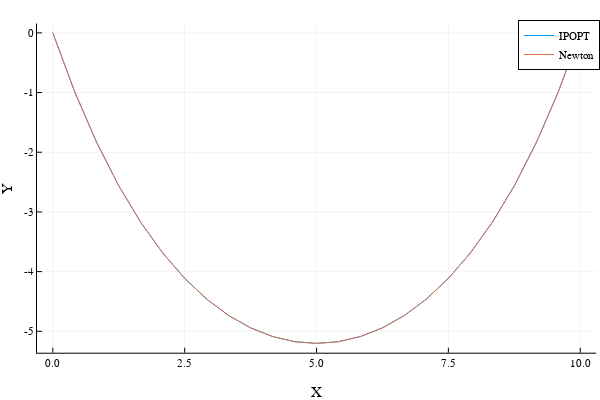

Write notebook code for a chart like this one.
### Code cell
#Now that we know λ, y[1], and y[2] from the reference solution, let's use the DEL to recover the rest of the solution y[3:n]

ytraj = zeros(n)
ytraj[1:2] = copy(y_ref[1:2]) #use initial conditions from reference solution
for k = 2:(n-1)
    
    # TODO: use newtons method to solve for ytraj[k+1] given ytraj[k] and ytraj[k-1]
    # hint: r = DEL(ytraj[k-1],ytraj[k],ytraj[k+1],λ) = 0 
    
    ### Solution
    ytraj[k+1] = copy(ytraj[k]) #initial guess
    r = DEL(ytraj[k-1],ytraj[k],ytraj[k+1],λ) #residual
    while abs(r) > 1e-12
        dr = ForwardDiff.derivative(yn->DEL(ytraj[k-1],ytraj[k],yn,λ),ytraj[k+1])
        ytraj[k+1] = ytraj[k+1] - dr\r
        r = DEL(ytraj[k-1],ytraj[k],ytraj[k+1],λ)
    end
end

#Compare against reference IPOPT solution
plot(LinRange(0,w,n),y_ref,label = "IPOPT")
plot!(LinRange(0,w,n),ytraj,label = "Newton")
xlabel!("X")
ylabel!("Y")

### Figure 1 — Plotly figure (JSON) as saved in the notebook; plotly's stock layout.template omitted (floating-point values rounded to 4 significant figures)
{"data": [{"colorbar": {"len": 0.9143, "title": "", "x": 0.9934, "y": 0.533}, "legendgroup": "IPOPT", "line": {"color": "rgba(0, 154, 250, 1.000)", "dash": "solid", "shape": "linear", "width": 1}, "mode": "lines", "name": "IPOPT", "showlegend": true, "type": "scatter", "x": [0, 0.4167, 0.8333, 1.25, 1.667, 2.083, 2.5, 2.917, 3.333, 3.75, 4.167, 4.583, 5, 5.417, 5.833, 6.25, 6.667, 7.083, 7.5, 7.917, 8.333, 8.75, 9.167, 9.583, 10], "xaxis": "x", "y": [-6.816e-42, -0.991, -1.839, -2.562, -3.174, -3.688, -4.114, -4.46, -4.735, -4.942, -5.088, -5.174, -5.203, -5.174, -5.088, -4.942, -4.735, -4.46, -4.114, -3.688, -3.174, -2.562, -1.839, -0.991, 0], "yaxis": "y"}, {"colorbar": {"len": 0.9143, "title": "", "x": 0.9934, "y": 0.533}, "legendgroup": "Newton", "line": {"color": "rgba(227, 111, 71, 1.000)", "dash": "solid", "shape": "linear", "width": 1}, "mode": "lines", "name": "Newton", "showlegend": true, "type": "scatter", "x": [0, 0.4167, 0.8333, 1.25, 1.667, 2.083, 2.5, 2.917, 3.333, 3.75, 4.167, 4.583, 5, 5.417, 5.833, 6.25, 6.667, 7.083, 7.5, 7.917, 8.333, 8.75, 9.167, 9.583, 10], "xaxis": "x", "y": [-6.816e-42, -0.991, -1.839, -2.562, -3.174, -3.688, -4.114, -4.46, -4.735, -4.942, -5.088, -5.174, -5.203, -5.174, -5.088, -4.942, -4.735, -4.46, -4.114, -3.688, -3.174, -2.562, -1.839, -0.991, -2.62e-08], "yaxis": "y"}], "layout": {"annotations": [], "height": 400, "legend": {"bgcolor": "rgba(255, 255, 255, 1.000)", "bordercolor": "rgba(0, 0, 0, 1.000)", "borderwidth": 1, "font": {"color": "rgba(0, 0, 0, 1.000)", "family": "sans-serif", "size": 11}, "title": {"font": {"color": "rgba(0, 0, 0, 1.000)", "family": "sans-serif", "size": 15}, "text": ""}, "tracegroupgap": 0, "traceorder": "normal", "x": 1, "xanchor": "auto", "y": 1, "yanchor": "auto"}, "margin": {"b": 20, "l": 0, "r": 0, "t": 20}, "paper_bgcolor": "rgba(255, 255, 255, 1.000)", "plot_bgcolor": "rgba(255, 255, 255, 1.000)", "showlegend": true, "width": 600, "xaxis": {"anchor": "y", "domain": [0.06165, 0.9934], "gridcolor": "rgba(0, 0, 0, 0.100)", "gridwidth": 0.5, "linecolor": "rgba(0, 0, 0, 1.000)", "mirror": false, "range": [-0.3, 10.3], "showgrid": true, "showline": true, "showticklabels": true, "tickangle": 0, "tickcolor": "rgb(0, 0, 0)", "tickfont": {"color": "rgba(0, 0, 0, 1.000)", "family": "sans-serif", "size": 11}, "tickmode": "array", "ticks": "inside", "ticktext": ["0.0", "2.5", "5.0", "7.5", "10.0"], "tickvals": [0, 2.5, 5, 7.5, 10], "title": "X", "titlefont": {"color": "rgba(0, 0, 0, 1.000)", "family": "sans-serif", "size": 15}, "type": "-", "visible": true, "zeroline": false, "zerolinecolor": "rgba(0, 0, 0, 1.000)"}, "yaxis": {"anchor": "x", "domain": [0.07581, 0.9902], "gridcolor": "rgba(0, 0, 0, 0.100)", "gridwidth": 0.5, "linecolor": "rgba(0, 0, 0, 1.000)", "mirror": false, "range": [-5.359, 0.1561], "showgrid": true, "showline": true, "showticklabels": true, "tickangle": 0, "tickcolor": "rgb(0, 0, 0)", "tickfont": {"color": "rgba(0, 0, 0, 1.000)", "family": "sans-serif", "size": 11}, "tickmode": "array", "ticks": "inside", "ticktext": ["-5", "-4", "-3", "-2", "-1", "0"], "tickvals": [-5, -4, -3, -2, -1, 0], "title": "Y", "titlefont": {"color": "rgba(0, 0, 0, 1.000)", "family": "sans-serif", "size": 15}, "type": "-", "visible": true, "zeroline": false, "zerolinecolor": "rgba(0, 0, 0, 1.000)"}}}
